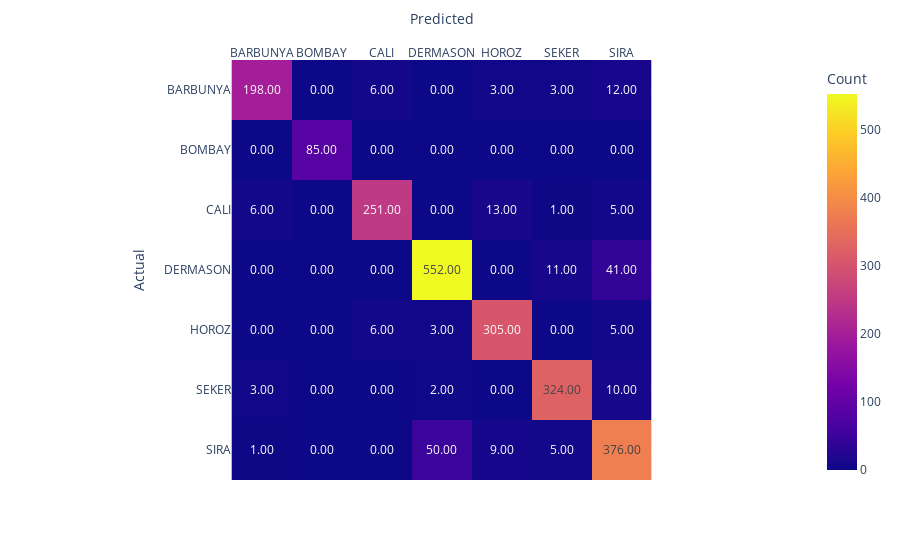
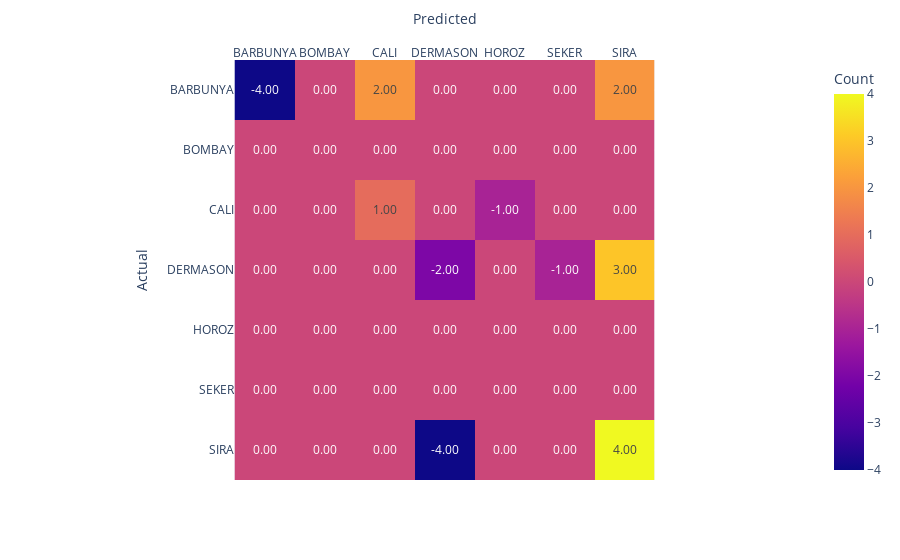

Source (notebook cell) for these figures, in order:
### Markdown cell above
### Regresja logistyczna

### Code cell
reg = LogisticRegression(max_iter=1000)
reg.fit(X_train, y_encoded2)
y_pred = reg.predict(X_val)
print("BEFORE FEATURE SELECTION:\n")
print(f"Accuracy: {reg.score(X_val, y_val_encoded2)}")
report = classification_report(y_val_encoded2, y_pred)
print("Report:\n", report)

y_pred = labelencoder.inverse_transform(y_pred)
cm1 = confusion_matrix(y_val, y_pred, labels=class_names)
#print(f"confusion matrix:")
#print(cm)

# Plot confusion matrix
fig = px.imshow(cm1, labels=dict(x="Predicted", y="Actual", color="Count"), x=class_names, y=class_names,text_auto='.2f')
fig.update_xaxes(side="top")
fig.show()


print("AFTER FEATURE SELECTION:\n")
reg = LogisticRegression(max_iter=1000)
reg.fit(X_train_filtered, y_encoded2)
y_pred = reg.predict(X_val_filtered)
print(f"Accuracy: {reg.score(X_val_filtered, y_val_encoded2)}")
report = classification_report(y_val_encoded2, y_pred)
print("Report:\n", report)

#print(f"confusion matrix:")
#print(cm)
y_pred = labelencoder.inverse_transform(y_pred)
cm2 = confusion_matrix(y_val, y_pred, labels=class_names)
cm3 = cm2 - cm1

# Plot confusion matrix
fig = px.imshow(cm3, labels=dict(x="Predicted", y="Actual", color="Count"), x=class_names, y=class_names,text_auto='.2f')
fig.update_xaxes(side="top")
fig.show()

### Figure 1 — Plotly figure (JSON) as saved in the notebook; plotly's stock layout.template omitted (floating-point values rounded to 4 significant figures)
{"data": [{"coloraxis": "coloraxis", "hovertemplate": "Predicted: %{x}<br>Actual: %{y}<br>Count: %{z}<extra></extra>", "name": "0", "texttemplate": "%{z:.2f}", "type": "heatmap", "x": ["BARBUNYA", "BOMBAY", "CALI", "DERMASON", "HOROZ", "SEKER", "SIRA"], "xaxis": "x", "y": ["BARBUNYA", "BOMBAY", "CALI", "DERMASON", "HOROZ", "SEKER", "SIRA"], "yaxis": "y", "z": [[198, 0, 6, 0, 3, 3, 12], [0, 85, 0, 0, 0, 0, 0], [6, 0, 251, 0, 13, 1, 5], [0, 0, 0, 552, 0, 11, 41], [0, 0, 6, 3, 305, 0, 5], [3, 0, 0, 2, 0, 324, 10], [1, 0, 0, 50, 9, 5, 376]]}], "layout": {"coloraxis": {"colorbar": {"title": {"text": "Count"}}, "colorscale": [[0, "#0d0887"], [0.1111, "#46039f"], [0.2222, "#7201a8"], [0.3333, "#9c179e"], [0.4444, "#bd3786"], [0.5556, "#d8576b"], [0.6667, "#ed7953"], [0.7778, "#fb9f3a"], [0.8889, "#fdca26"], [1, "#f0f921"]]}, "margin": {"t": 60}, "xaxis": {"anchor": "y", "constrain": "domain", "domain": [0, 1], "scaleanchor": "y", "side": "top", "title": {"text": "Predicted"}}, "yaxis": {"anchor": "x", "autorange": "reversed", "constrain": "domain", "domain": [0, 1], "title": {"text": "Actual"}}}}

### Figure 2 — Plotly figure (JSON) as saved in the notebook; plotly's stock layout.template omitted (floating-point values rounded to 4 significant figures)
{"data": [{"coloraxis": "coloraxis", "hovertemplate": "Predicted: %{x}<br>Actual: %{y}<br>Count: %{z}<extra></extra>", "name": "0", "texttemplate": "%{z:.2f}", "type": "heatmap", "x": ["BARBUNYA", "BOMBAY", "CALI", "DERMASON", "HOROZ", "SEKER", "SIRA"], "xaxis": "x", "y": ["BARBUNYA", "BOMBAY", "CALI", "DERMASON", "HOROZ", "SEKER", "SIRA"], "yaxis": "y", "z": [[-4, 0, 2, 0, 0, 0, 2], [0, 0, 0, 0, 0, 0, 0], [0, 0, 1, 0, -1, 0, 0], [0, 0, 0, -2, 0, -1, 3], [0, 0, 0, 0, 0, 0, 0], [0, 0, 0, 0, 0, 0, 0], [0, 0, 0, -4, 0, 0, 4]]}], "layout": {"coloraxis": {"colorbar": {"title": {"text": "Count"}}, "colorscale": [[0, "#0d0887"], [0.1111, "#46039f"], [0.2222, "#7201a8"], [0.3333, "#9c179e"], [0.4444, "#bd3786"], [0.5556, "#d8576b"], [0.6667, "#ed7953"], [0.7778, "#fb9f3a"], [0.8889, "#fdca26"], [1, "#f0f921"]]}, "margin": {"t": 60}, "xaxis": {"anchor": "y", "constrain": "domain", "domain": [0, 1], "scaleanchor": "y", "side": "top", "title": {"text": "Predicted"}}, "yaxis": {"anchor": "x", "autorange": "reversed", "constrain": "domain", "domain": [0, 1], "title": {"text": "Actual"}}}}
